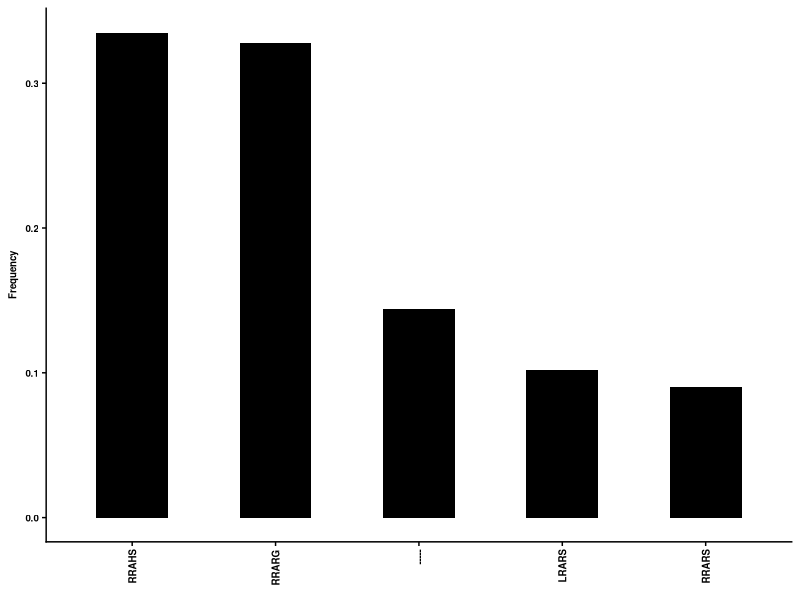

Write R code to recreate this figure.
#R code
library(ggplot2)
library(scales)
library(RColorBrewer)
library(readr)
library(tidyr)
library(reshape2)
library(stringr)
library(dplyr)
require(cowplot)

plot_freq <- function(freq_table, graphname){
  textsize <- 7
  p <- ggplot(freq_table,aes(x=MBCS,y=freq),fill='black') +
         geom_bar(stat="identity", position=position_dodge(), width=0.5, fill='black') +
         theme_cowplot(12) +
         theme(axis.title=element_text(size=textsize,face="bold"),
               axis.text=element_text(size=textsize,face="bold"),
			   axis.text.x=element_text(angle = 90, hjust = 1,size=textsize, vjust=0.5,face="bold"),
			   legend.key.size=unit(0.12,'in'),
			   legend.title=element_blank(),
			   legend.text=element_text(size=textsize,face="bold"),
			   legend.position='right') +
         labs(y=expression(bold("Frequency")),x=expression())
  ggsave(graphname, p, height=1.5, width=1.5)
  }

MBCS_freq_table <- read_tsv('results/MBCS_freq.tsv') %>%
                     mutate(MBCS=factor(MBCS, levels=rev(MBCS)))
plot_freq(MBCS_freq_table, "graph/MBCS_freq.png")
